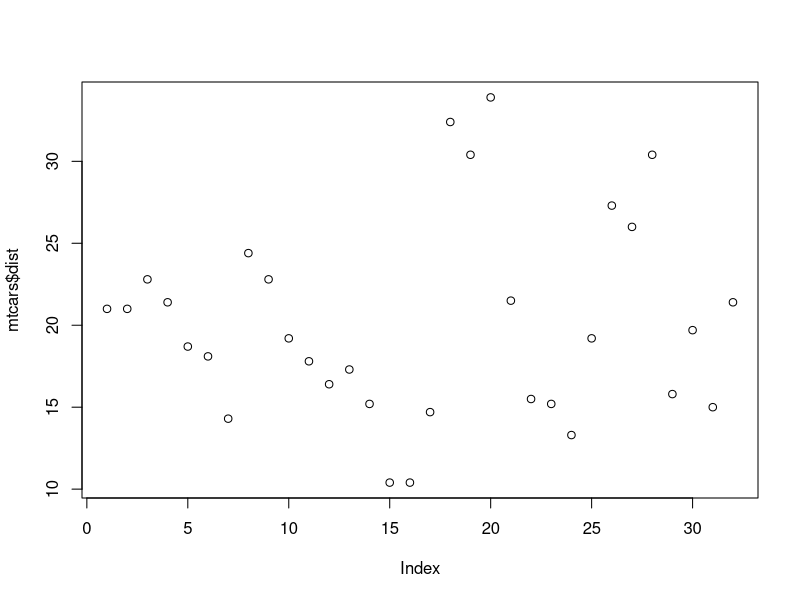
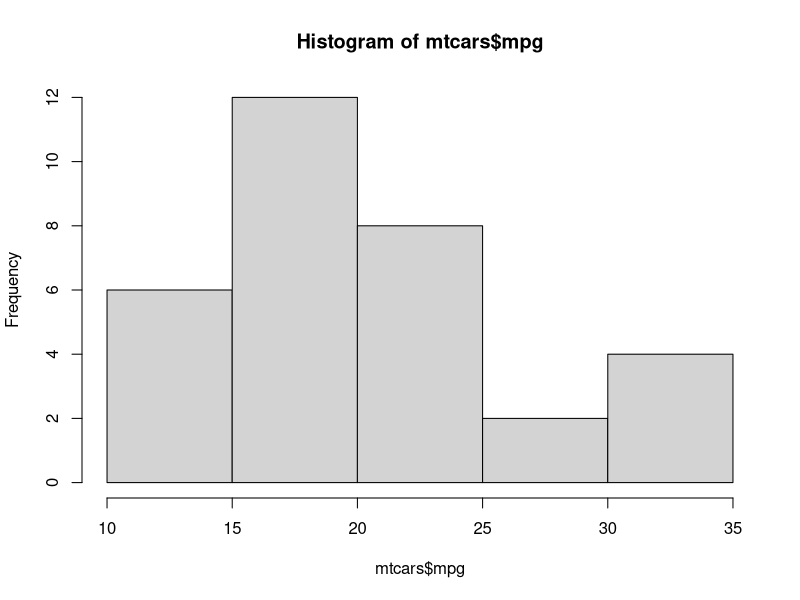
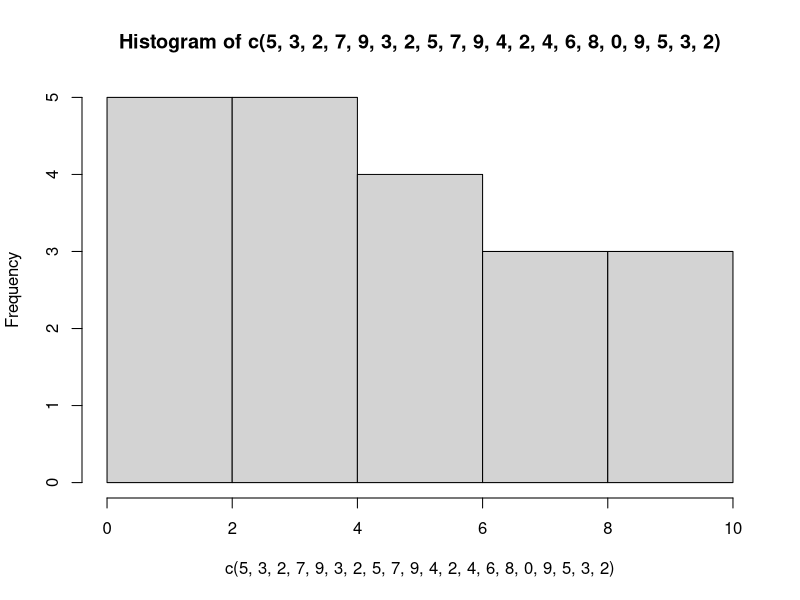

Generate these figures, in order, with R:
## ---- chunk 1
#| echo: false
#| cr-id: scatter

plot(mtcars$mpg, mtcars$dist)
## ---- chunk 2
#| echo: true
#| cr-id: hist
#| fig-cap: "This is a caption."
#| fig-height: 4

hist(mtcars$mpg)
## ---- chunk 3
#| echo: true
#| fig-cap: "This is a caption."
#| fig-height: 4
hist(c(5, 3, 2, 7, 9, 3, 2, 5, 7, 9, 4, 2, 4, 6, 8, 0, 9, 5,
  3, 2))
